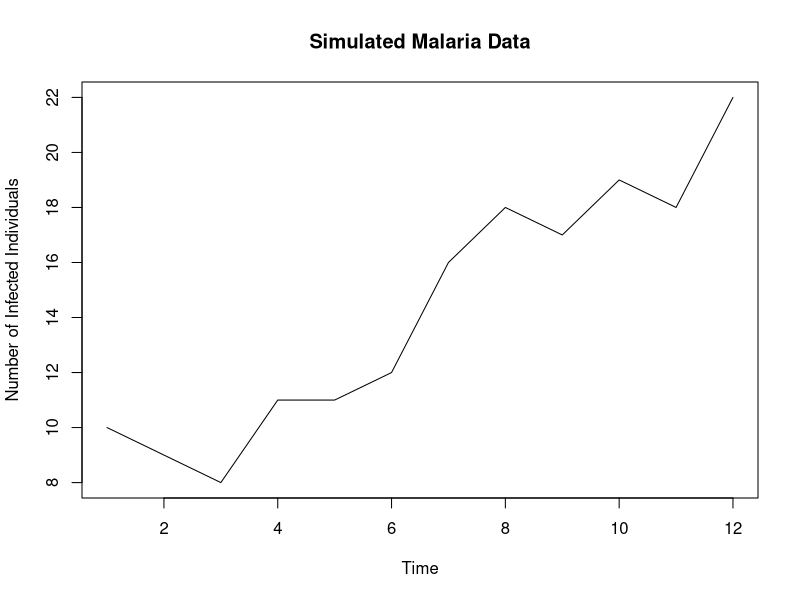

The R script that drew this image:
## ---- chunk 1
#| echo: false
library(ggplot2)
book_theme <- theme_minimal() + 
  theme(plot.title = element_text(face = "bold"))
ggplot2::theme_set(book_theme)
## ---- chunk 2
#| label: fig-malaria-sim
#| fig-cap: "Simulated Malaria Data"
#| fig-alt: "Line plot showing the number of infected individuals over time." 
# Set seed for reproducibility
set.seed(123)

# Number of time steps (e.g., months)
n_steps <- 12

# Initial number of infected individuals
initial_infected <- 10

# Parameters for malaria transmission dynamics
transmission_rate <- 0.2 # Rate of malaria transmission
recovery_rate <- 0.1 # Rate of recovery from malaria

# Initialize vectors to store data
time <- 1:n_steps
infected <- numeric(n_steps)

# Initialize the number of infected individuals
infected[1] <- initial_infected

# Simulate malaria transmission dynamics
for (i in 2:n_steps) {
  # Calculate the number of new infections
  new_infections <- rbinom(1, infected[i - 1], transmission_rate)

  # Calculate the number of recoveries
  recoveries <- rbinom(1, infected[i - 1], recovery_rate)

  # Update the number of infected individuals
  infected[i] <- infected[i - 1] + new_infections - recoveries

  # Ensure that the number of infected individuals is non-negative
  if (infected[i] < 0) {
    infected[i] <- 0
  }
}

# Plot the simulated malaria data
plot(time, infected,
  type = "l",
  xlab = "Time",
  ylab = "Number of Infected Individuals",
  main = "Simulated Malaria Data"
)
## ---- chunk 3
#| eval: true
# Load necessary libraries
library(caret)
## ---- chunk 4
malaria_data <- data.frame(time = time, infected_cases = infected)
# malaria_data$time <- as.Date(malaria_data$time)
## ---- chunk 5
malaria_data$lagged_cases <- lag(malaria_data$infected_cases, 1)
malaria_data <- na.omit(malaria_data)
## ---- chunk 6
model <- train(
  infected_cases ~ lagged_cases, # Specify the formula
  data = malaria_data, # Specify the data
  # Specify the machine learning algorithm (Random Forest)
  method = "rf",
  # Cross-validation for hyperparameter tuning
  trControl = trainControl(method = "cv"),
  # Hyperparameter grid for tuning
  tuneGrid = expand.grid(mtry = c(2, 3, 4))
)
## ---- chunk 7
predictions <- predict(model, newdata = malaria_data)
## ---- chunk 8
rmse <- sqrt(mean((predictions - malaria_data$infected_cases)^2))
cat("Root Mean Squared Error (RMSE):", rmse, "\n")
## ---- chunk 9
tuneGrid <- expand.grid(mtry = seq(1, ncol(malaria_data) - 1))
model <- train(
  infected_cases ~ lagged_cases,
  data = malaria_data,
  method = "rf",
  trControl = trainControl(method = "cv"),
  tuneGrid = tuneGrid # Adjust the range of 'mtry'
)
## ---- chunk 10
malaria_data$feature <- log(malaria_data$infected_cases)
malaria_data$lagged_feature <- lag(malaria_data$feature, 1)
malaria_data <- na.omit(malaria_data)

# Re-train the model with the new feature
model <- train(
  # Include the new feature
  infected_cases ~ lagged_cases + lagged_feature,
  data = malaria_data,
  method = "rf",
  trControl = trainControl(method = "cv"),
  tuneGrid = expand.grid(mtry = c(2, 3, 4))
)
## ---- chunk 11
predictions <- predict(model, newdata = malaria_data)
rmse <- sqrt(mean((predictions - malaria_data$infected_cases)^2))
cat("RMSE after Iterative Improvement:", rmse, "\n")
